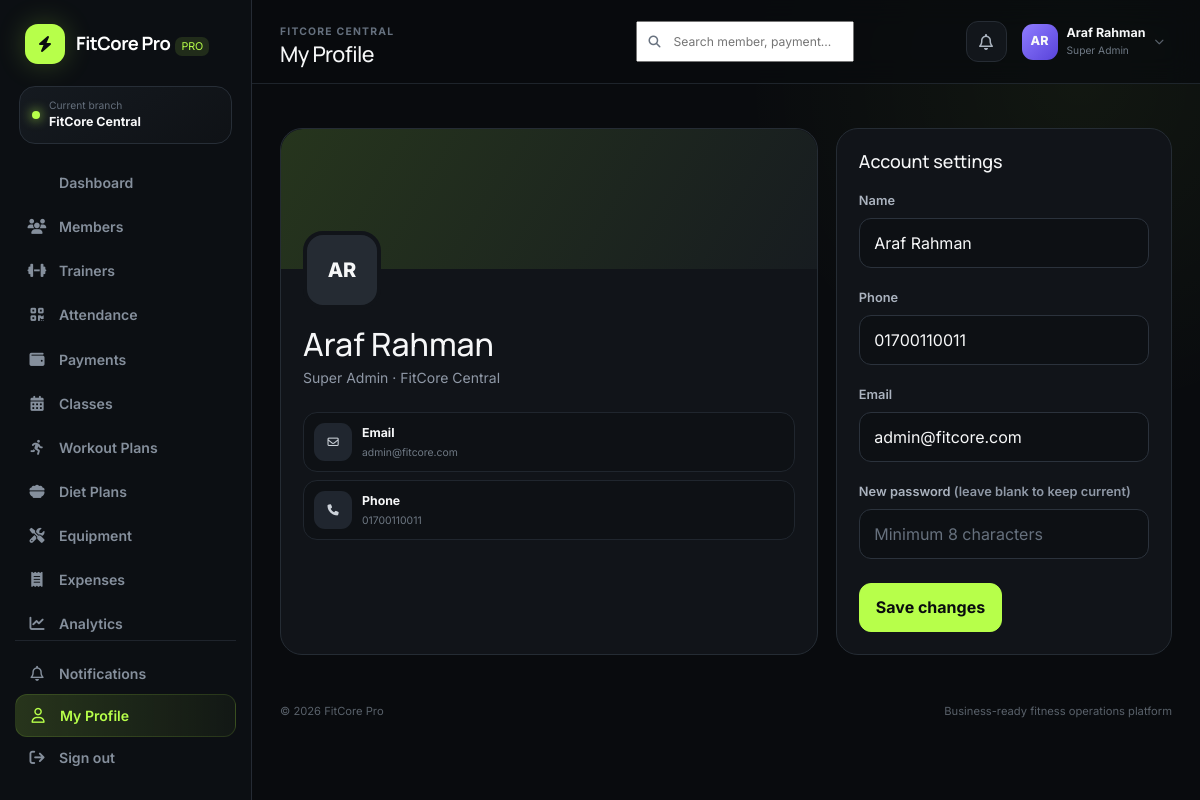
/app/profile.php (signed in), run on the app's committed database.
### tables this page shows
CREATE TABLE branches (
  id INT UNSIGNED AUTO_INCREMENT PRIMARY KEY,
  name VARCHAR(120) NOT NULL,
  code VARCHAR(20) NOT NULL UNIQUE,
  address VARCHAR(255), phone VARCHAR(40),
  status ENUM('active','inactive') DEFAULT 'active',
  created_at TIMESTAMP DEFAULT CURRENT_TIMESTAMP
);

CREATE TABLE users (
  id INT UNSIGNED AUTO_INCREMENT PRIMARY KEY,
  branch_id INT UNSIGNED NOT NULL,
  name VARCHAR(120) NOT NULL,
  email VARCHAR(160) NOT NULL UNIQUE,
  password VARCHAR(255) NOT NULL,
  role ENUM('super_admin','manager','receptionist','trainer','accountant') NOT NULL,
  phone VARCHAR(40), avatar VARCHAR(255),
  is_active TINYINT(1) DEFAULT 1,
  created_at TIMESTAMP DEFAULT CURRENT_TIMESTAMP,
  FOREIGN KEY (branch_id) REFERENCES branches(id) ON DELETE RESTRICT
);

### config/app.php (called while the page is built, shortened)
<?php
function env(string $key, ?string $default = null): ?string {
    $value = getenv($key);
    return $value === false ? $default : $value;
}
function app_base_path(): string {
    static $base = null;
    if ($base !== null) return $base;
    $forced = env('APP_BASE_PATH');
    $projectRoot = realpath(dirname(__DIR__)) ?: dirname(__DIR__);
    $docRoot = realpath($_SERVER['DOCUMENT_ROOT'] ?? '') ?: ($_SERVER['DOCUMENT_ROOT'] ?? '');
    if ($docRoot && str_starts_with(str_replace('\\','/',$projectRoot), str_replace('\\','/',$docRoot))) {
        $relative = trim(str_replace('\\','/', substr($projectRoot, strlen($docRoot))), '/');
        return $base = $relative ? '/' . $relative : '';
    }
    return $base = '';
}
function url(string $path = ''): string {
    return app_base_path() . ($path ? '/' . ltrim($path, '/') : '');
}

### includes/functions.php (called while the page is built, shortened)
<?php
require_once __DIR__ . '/../config/database.php';
function e(?string $value): string { return htmlspecialchars($value ?? '', ENT_QUOTES, 'UTF-8'); }
function initials(string $name): string { $p=preg_split('/\s+/', trim($name)); return strtoupper(substr($p[0]??'U',0,1).substr($p[1]??'',0,1)); }
function query_value(string $sql, array $params=[]): mixed {
    $s=db()->prepare($sql); $s->execute($params); return $s->fetchColumn();
}
function query_all(string $sql, array $params=[]): array {
    $s=db()->prepare($sql); $s->execute($params); return $s->fetchAll();
}
function query_one(string $sql, array $params=[]): array|false {
    $s=db()->prepare($sql); $s->execute($params); return $s->fetch();
}
function setting(string $key, mixed $default=null): mixed {
    static $settings = null;
    if ($settings === null) {
        $settings = [];
        try {
            foreach (query_all('SELECT setting_key,setting_value FROM system_settings') as $row) {
                $settings[$row['setting_key']] = $row['setting_value'];
            }
        } catch (Throwable $e) {
            $settings = [];
        }
    }
    return array_key_exists($key,$settings) ? $settings[$key] : $default;
}
function current_branch_id(): int {
    $user = $_SESSION['user'] ?? [];
    return (int)($_SESSION['branch_id'] ?? $user['branch_id'] ?? 1);
}
function branch_name(?int $id=null): string {
    $id = $id ?: current_branch_id();
    return (string)(query_value('SELECT name FROM branches WHERE id=?', [$id]) ?: 'Main Branch');
}

### config/database.php (called while the page is built)
<?php
require_once __DIR__ . '/app.php';
function db(): PDO {
    static $pdo = null;
    if ($pdo instanceof PDO) return $pdo;
    $host = env('DB_HOST', '127.0.0.1');
    $port = env('DB_PORT', '3306');
    $name = env('DB_NAME', 'fitcore_pro');
    $user = env('DB_USER', 'root');
    $pass = env('DB_PASS', '');
    $charset = 'utf8mb4';
    $dsn = "mysql:host={$host};port={$port};dbname={$name};charset={$charset}";
    try {
        $pdo = new PDO($dsn, $user, $pass, [
            PDO::ATTR_ERRMODE => PDO::ERRMODE_EXCEPTION,
            PDO::ATTR_DEFAULT_FETCH_MODE => PDO::FETCH_ASSOC,
            PDO::ATTR_EMULATE_PREPARES => false,
        ]);
    } catch (PDOException $e) {
        http_response_code(500);
        $safeMessage = htmlspecialchars($e->getMessage(), ENT_QUOTES, 'UTF-8');
        echo '<!doctype html><html><head><meta charset="utf-8"><title>Database setup</title><style>body{font-family:system-ui;background:#0b0d10;color:#fff;padding:40px}.box{max-width:760px;margin:auto;background:#15181d;padding:28px;border-radius:20px;border:1px solid #2a2f37}code{color:#b8ff58}</style></head><body><div class="box"><h2>FitCore Pro database is not connected</h2><p>Import <code>database/fitcore.sql</code>, then copy <code>.env.example</code> to <code>.env</code> and update the database values.</p><p><small>' . $safeMessage . '</small></p></div></body></html>';
        exit;
    }
    return $pdo;
}

### includes/auth.php (called while the page is built, shortened)
<?php
require_once __DIR__ . '/functions.php';
function user(): array { return $_SESSION['user'] ?? []; }

### app/profile.php (the view, shortened to what this page needs)
<?php
require_once __DIR__.'/../includes/auth.php';require_login();
$me=query_one('SELECT u.*,b.name branch_name FROM users u JOIN branches b ON b.id=u.branch_id WHERE u.id=?',[user()['id']]);$pageTitle='My Profile';include __DIR__.'/../includes/header.php'; ?>
<div class="grid-2"><div class="profile-card"><div class="profile-cover"></div><div class="profile-info"><div class="profile-avatar"><?= e(initials($me['name'])) ?></div><h2 class="mt-3 mb-1" style="font-family:Manrope"><?= e($me['name']) ?></h2><p class="text-muted small"><?= e(ucwords(str_replace('_',' ',$me['role']))) ?> · <?= e($me['branch_name']) ?></p><div class="mini-list mt-4"><div class="mini-row"><div class="mini-avatar"><i class="fa-regular fa-envelope"></i></div><div class="grow"><strong>Email</strong><small><?= e($me['email']) ?></small></div></div><div class="mini-row"><div class="mini-avatar"><i class="fa-solid fa-phone"></i></div><div class="grow"><strong>Phone</strong><small><?= e($me['phone']) ?></small></div></div></div></div></div><div class="card-form"><h3 class="section-title">Account settings</h3><form method="post"><input type="hidden" name="csrf" value="<?= csrf_token() ?>"><div class="mb-3"><label class="form-label">Name</label><input name="name" value="<?= e($me['name']) ?>" class="form-control"></div><div class="mb-3"><label class="form-label">Phone</label><input name="phone" value="<?= e($me['phone']) ?>" class="form-control"></div><div class="mb-3"><label class="form-label">Email</label><input value="<?= e($me['email']) ?>" class="form-control" disabled></div><div class="mb-4"><label class="form-label">New password <span class="text-muted">(leave blank to keep current)</span></label><input type="password" name="new_password" class="form-control" placeholder="Minimum 8 characters"></div><button class="btn btn-primary">Save changes</button></form></div></div>
<?php include __DIR__.'/../includes/footer.php'; ?>

### includes/header.php (shortened to what this page needs)
<?php
require_once __DIR__ . '/auth.php';
$pageTitle = $pageTitle ?? 'Dashboard';
$unread=(int)query_value('SELECT COUNT(*) FROM notifications WHERE branch_id=? AND is_read=0 AND (user_id IS NULL OR user_id=?)',[current_branch_id(),user()['id']]);
?>
<!doctype html><html lang="en"><head>
<title><?= e($pageTitle) ?> · <?= e(setting('company_name',APP_NAME)) ?></title>
<link href="https://cdn.jsdelivr.net/npm/bootstrap@5.3.3/dist/css/bootstrap.min.css" rel="stylesheet">
<link href="https://cdnjs.cloudflare.com/ajax/libs/font-awesome/6.6.0/css/all.min.css" rel="stylesheet">
<link href="<?= url('assets/css/style.css') ?>" rel="stylesheet">
</head><body class="app-body">
<?php include __DIR__.'/sidebar.php'; ?>
<main class="main-shell">
<header class="topbar">
  <div class="topbar-title"><span class="eyebrow"><?= e(branch_name()) ?></span><h1><?= e($pageTitle) ?></h1></div>
  <div class="topbar-actions">
    <form class="top-search" action="<?= url('app/search.php') ?>" method="get"><i class="fa-solid fa-magnifying-glass"></i><input name="q" placeholder="Search member, payment..." aria-label="Global search"></form>
    <a class="icon-btn" href="<?= url('app/notifications.php') ?>"><i class="fa-regular fa-bell"></i><?php if($unread): ?><span class="notify-dot"></span><?php endif; ?></a>
    <div class="user-chip">
      <div class="avatar"><?= e(initials(user()['name']??'User')) ?></div>
      <div><strong><?= e(user()['name']??'User') ?></strong><small><?= e(ucwords(str_replace('_',' ',user()['role']??''))) ?></small></div>
      <i class="fa-solid fa-chevron-down"></i>
    </div>
  </div>
</header>
<section class="content-wrap">

### includes/sidebar.php
<?php
$active = basename($_SERVER['PHP_SELF']);
$role = user()['role'] ?? '';
$nav = [
 ['dashboard.php','fa-grid-2','Dashboard',['super_admin','manager','receptionist','trainer','accountant']],
 ['members.php','fa-users','Members',['super_admin','manager','receptionist','trainer']],
 ['trainers.php','fa-dumbbell','Trainers',['super_admin','manager','receptionist']],
 ['attendance.php','fa-qrcode','Attendance',['super_admin','manager','receptionist','trainer']],
 ['payments.php','fa-wallet','Payments',['super_admin','manager','receptionist','accountant']],
 ['classes.php','fa-calendar-days','Classes',['super_admin','manager','receptionist','trainer']],
 ['workouts.php','fa-person-running','Workout Plans',['super_admin','manager','trainer']],
 ['diet_plans.php','fa-bowl-food','Diet Plans',['super_admin','manager','trainer']],
 ['equipment.php','fa-screwdriver-wrench','Equipment',['super_admin','manager']],
 ['expenses.php','fa-receipt','Expenses',['super_admin','manager','accountant']],
 ['analytics.php','fa-chart-line','Analytics',['super_admin','manager','accountant']],
 ['reports.php','fa-file-export','Reports',['super_admin','manager','accountant']],
 ['plans.php','fa-tags','Membership Plans',['super_admin','manager']],
 ['branches.php','fa-code-branch','Branches',['super_admin']],
 ['audit_logs.php','fa-clock-rotate-left','Audit Logs',['super_admin']],
 ['settings.php','fa-sliders','Settings',['super_admin']],
];
?>
<aside class="sidebar" id="sidebar">
  <a class="brand" href="<?= url('app/dashboard.php') ?>">
    <span class="brand-mark"><i class="fa-solid fa-bolt"></i></span>
    <span><strong><?= e(setting('company_name','FitCore Pro')) ?></strong><em>PRO</em></span>
  </a>
  <div class="branch-pill"><span class="dot"></span><div><small>Current branch</small><strong><?= e(branch_name()) ?></strong></div></div>
  <nav>
    <?php foreach($nav as [$file,$icon,$label,$roles]): if(!in_array($role,$roles,true)) continue; ?>
      <a class="nav-link <?= $active===$file?'active':'' ?>" href="<?= url('app/'.$file) ?>"><i class="fa-solid <?= $icon ?>"></i><span><?= e($label) ?></span></a>
    <?php endforeach; ?>
  </nav>
  <div class="sidebar-bottom">
    <a class="nav-link <?= $active==='notifications.php'?'active':'' ?>" href="<?= url('app/notifications.php') ?>"><i class="fa-regular fa-bell"></i><span>Notifications</span></a>
    <a class="nav-link <?= $active==='profile.php'?'active':'' ?>" href="<?= url('app/profile.php') ?>"><i class="fa-regular fa-user"></i><span>My Profile</span></a>
    <a class="nav-link logout" href="<?= url('auth/logout.php') ?>"><i class="fa-solid fa-arrow-right-from-bracket"></i><span>Sign out</span></a>
  </div>
</aside>

### data on the page
branches: name "FitCore Central", name "FITCORE CENTRAL"
users: name "AR", name "Araf Rahman", role "Super Admin", branch.name "FitCore Central", email "admin@fitcore.com", phone "01700110011"

### other printed values
setting('company_name','FitCore Pro') "FitCore Pro"
$label "Dashboard"
$label "Members"
$label "Trainers"
$label "Attendance"
$label "Payments"
$label "Classes"
$label "Workout Plans"
$label "Diet Plans"
$label "Equipment"
$label "Expenses"
$label "Analytics"
$pageTitle "My Profile"
